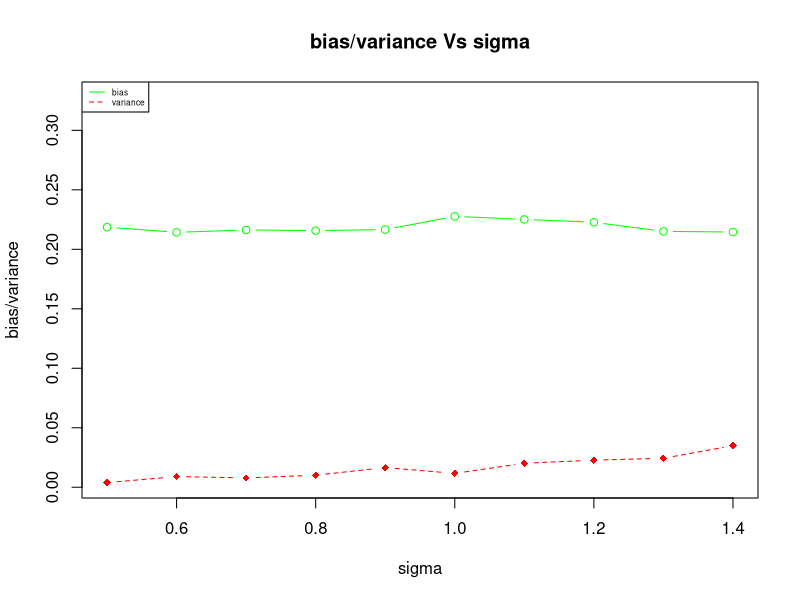

Reproduce this figure in R.
library(dplyr)

f1 = function(x){
  return(0.3 * cos(3 * pi * x)) - (0.4 * cos(4 * pi * x)) - (10 / ((x ^ 2) + 1))
}

data_generation = function(sig1,k){
  samples <-runif(100,min = -10,max = 10)
  eps1 <- rnorm(length(samples),mean = 0,sd = sig1)
  f1_y <- k(samples) + eps1
  samp = samples
  data1 = data.frame(samp,f1_y)
  return (data1)
}



find_bias = function(tst, original){
  return (mean(tst)-original)
}

find_var = function(tst){
  return (mean((tst - mean(tst))^2))
}

find_mse = function(tst,original){
  return(mean((tst - original) ^ 2))
}

sig1 = seq(0.5,1.4,by = 0.1)
samp =  data.frame(samp = runif(n=100, min=-10, max=10))
tot_points = 100
simul = 10

mat1  = array(0,dim = c(simul,length(sig1),tot_points))

for (var1 in 1:simul) {
  
  data2 <- data_generation(sig1[1],f1)
  fit_m1 <- lm(f1_y ~ poly(samp,degree = 23,row = TRUE),data = data2)
  
  data2 <- data_generation(sig1[2],f1)
  fit_m2 <- lm(f1_y ~ poly(samp,degree = 23,row = TRUE),data = data2)
  
  data2 <- data_generation(sig1[3],f1)
  fit_m3 <- lm(f1_y ~ poly(samp,degree = 23,row = TRUE),data = data2)
  
  data2 <- data_generation(sig1[4],f1)
  fit_m4 <- lm(f1_y ~ poly(samp,degree = 23,row = TRUE),data = data2)
  
  data2 <- data_generation(sig1[5],f1)
  fit_m5 <- lm(f1_y ~ poly(samp,degree = 23,row = TRUE),data = data2)
  
  data2 <- data_generation(sig1[6],f1)
  fit_m6 <- lm(f1_y ~ poly(samp,degree = 23,row = TRUE),data = data2)
  
  data2 <- data_generation(sig1[7],f1)
  fit_m7 <- lm(f1_y ~ poly(samp,degree = 23,row = TRUE),data = data2)
  
  data2 <- data_generation(sig1[8],f1)
  fit_m8 <- lm(f1_y ~ poly(samp,degree = 23,row = TRUE),data = data2)
  
  data2 <- data_generation(sig1[9],f1)
  fit_m9 <- lm(f1_y ~ poly(samp,degree = 23,row = TRUE),data = data2)
  
  data2 <- data_generation(sig1[10],f1)
  fit_m10 <- lm(f1_y ~ poly(samp,degree = 23,row = TRUE),data = data2)
  
  mat1[var1,1,] = predict(fit_m1,data.frame(samp=samp$samp))
  mat1[var1,2,] = predict(fit_m2,data.frame(samp=samp$samp))
  
  mat1[var1,3,] = predict(fit_m3,data.frame(samp=samp$samp))
  mat1[var1,4,] = predict(fit_m4,data.frame(samp=samp$samp))
  
  mat1[var1,5,] = predict(fit_m5,data.frame(samp=samp$samp))
  mat1[var1,6,] = predict(fit_m6,data.frame(samp=samp$samp))
  
  mat1[var1,7,] = predict(fit_m7,data.frame(samp=samp$samp))
  mat1[var1,8,] = predict(fit_m8,data.frame(samp=samp$samp))
  
  mat1[var1,9,] = predict(fit_m9,data.frame(samp=samp$samp))
  mat1[var1,10,] = predict(fit_m10,data.frame(samp=samp$samp))
  
}

bias_arr = array(0,c(tot_points,length(sig1)))
var_arr = array(0,c(tot_points,length(sig1)))
mse_arr = array(0,c(tot_points,length(sig1)))

for (var1 in 1:length(samp$samp)) {
  mat2 = mat1[,,var1]
  bias_arr[var1,] = apply(mat2,2,find_bias,original=f1(samp$samp[var1]))
  var_arr[var1,] = apply(mat2,2,find_var)
  mse_arr[var1,] = apply(mat2,2,find_mse,original = f1(samp$samp[var1]))
  
}
bias = sqrt(colMeans((abs(bias_arr))^2))
variance = colMeans(var_arr)
mse = colMeans(mse_arr)
print(bias^2)
print(variance)
print(mse)
miniv = min(variance)
minib = min(bias)
maxiv = max(variance)
maxib = max(bias)
if(maxiv > maxib){
  maxi = maxiv
} else {
  maxi = maxib
}

if(miniv > minib){
  mini = minib
} else {
  mini = miniv
}
plot(sig1,bias, lty = 1,type = "b", ylim= c(mini, maxi+0.1),col = "green" ,main = "bias/variance Vs sigma",xlab = "sigma",ylab = "bias/variance") 
lines(sig1,variance, type='b', col='red',pch=18,lty = 2)
legend("topleft", legend=c("bias", "variance"),
       col=c("green", "red"), cex=0.5,lty = 1:2) 


